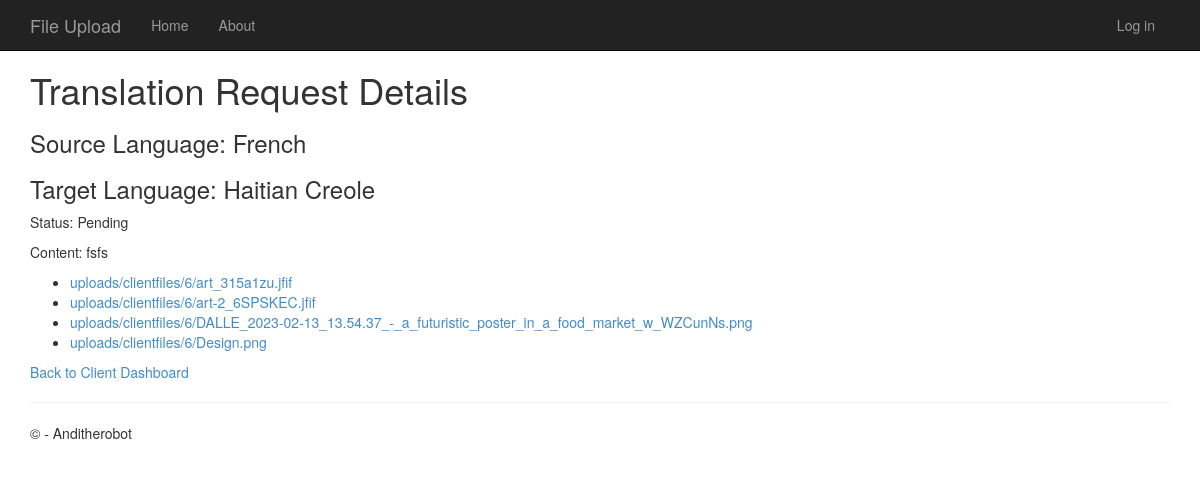
The page /request/5/ on the database its author committed.
### app/models.py (models this page shows, shortened)
class TranslationRequest(models.Model):
    client = models.ForeignKey('ClientInfo', on_delete=models.CASCADE)
    request_date = models.DateTimeField(auto_now_add=True)
    source_language = models.CharField(max_length=50, choices=LANGUAGE_CHOICES)
    target_language = models.CharField(max_length=50, choices=LANGUAGE_CHOICES)
    content = models.TextField(help_text="Additional information")
    status = models.CharField(max_length=20, choices=STATUS_CHOICES, default='Pending')
    completed_files = models.PositiveIntegerField(default=0)  # New field to track completed files

class ClientFiles(models.Model):
    client = models.ForeignKey(ClientInfo, on_delete=models.CASCADE, related_name='client_files')
    translation_request = models.ForeignKey(TranslationRequest, on_delete=models.CASCADE, related_name='files')
    original_file = models.FileField(upload_to=client_directory_path, validators=[FileExtensionValidator(['pdf', 'doc', 'docx', 'txt', 'jpg', 'png', 'jpeg', 'gif']), file_size])
    processed_file = models.FileField(upload_to=client_directory_path, blank=True, null=True, validators=[file_size])

### app/views.py (the view)
# urls.py: path('request/<int:request_id>/', views.view_translation_request, name='view_translation_request'),
def view_translation_request(request, request_id):
    translation_request = get_object_or_404(TranslationRequest, id=request_id)
    client_files = translation_request.files.all()
    context = {
        'translation_request': translation_request,
        'client_files': client_files,
    }
    return render(request, 'app/view_translation_request.html', context)

### app/templates/app/view_translation_request.html (shortened to what this page needs)
{% extends "app/layout.html" %}
{% block content %}
<h1>Translation Request Details</h1>
<h3>Source Language: {{ translation_request.source_language }}</h3>
<h3>Target Language: {{ translation_request.target_language }}</h3>
<p>Status: {{ translation_request.status }}</p>
<p>Content: {{ translation_request.content }}</p>
<ul>
    {% for file in client_files %}
    <li><a href="{{ file.original_file.url }}">{{ file.original_file.name }}</a></li>
    {% endfor %}
</ul>
<p><a href="{% url 'client_dashboard' client_id=translation_request.client.id %}">Back to Client Dashboard</a></p>
{% endblock %}

### app/templates/app/layout.html (shortened to what this page needs)
<!DOCTYPE html>
<html>
<head>
    {% load static %}
    <link rel="stylesheet" type="text/css" href="{% static 'app/content/bootstrap.min.css' %}" />
    <link rel="stylesheet" type="text/css" href="{% static 'app/content/site.css' %}" />
</head>
<body>
    <div class="navbar navbar-inverse navbar-fixed-top">
        <div class="container">
            <div class="navbar-header">
                <a href="/" class="navbar-brand">File Upload</a>
            </div>
            <div class="navbar-collapse collapse">
                <ul class="nav navbar-nav">
                    <li><a href="{% url 'home' %}">Home</a></li>
                    <li><a href="{% url 'about' %}">About</a></li>
                </ul>
                {% include 'app/loginpartial.html' %}
            </div>
        </div>
    </div>
    <div class="container body-content">
{% block content %}{% endblock %}
        <hr/>
        <footer>
            <p>&copy; {{ year }} - Anditherobot</p>
        </footer>
    </div>
</body>
</html>

### app/templates/app/loginpartial.html
{% if user.is_authenticated %}
<form id="logoutForm" action="/logout/" method="post" class="navbar-right">
    {% csrf_token %}
    <ul class="nav navbar-nav navbar-right">
        <li><span class="navbar-brand">Hello {{ user.username }}!</span></li>
        <li><a href="javascript:document.getElementById('logoutForm').submit()">Log off</a></li>
    </ul>
</form>
{% else %}
<ul class="nav navbar-nav navbar-right">
    <li><a href="{% url 'login' %}">Log in</a></li>
</ul>
{% endif %}

### app/static/app/content/site.css (style rules this page uses)
body { padding-top: 50px; padding-bottom: 20px; }
.body-content { padding-left: 15px; padding-right: 15px; }

### rows shown on the page
ClientFiles: original_file.name "uploads/clientfiles/6/art_315a1zu.jfif"
ClientFiles: original_file.name "uploads/clientfiles/6/art-2_6SPSKEC.jfif"
ClientFiles: original_file.name "uploads/clientfiles/6/DALLE_2023-02-13_13.54.37_-_a_futuristic_poster_in_a_food_market_w_WZCunNs.png"
ClientFiles: original_file.name "uploads/clientfiles/6/Design.png"
